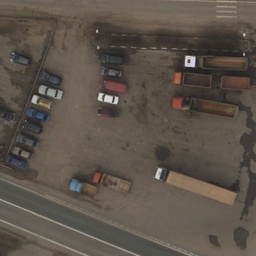
#> input picture LR3/img/004.jpg, 256 x 256 px, shrunk from 1000 x 1000 before the run; its folder holds only this picture in this run
$ python lab3-parhomenko.py
#> lines starting #> are read from the running program, lines starting #| are printed output that depends on the picture
from skimage import draw, transform, io, color, exposure
import numpy as np
import matplotlib.pyplot as plt
import os

LIGHT_COLOR = 255
DARK_COLOR = 50
NAME_OF_PROJECT = os.getcwd().split("\\")[-1]

#создаем признак Хаара
def create_haar_sign(w1, w2, w3, w4, w5, h, alpha, show_bit=0):
    img = np.zeros((h, w1+w2+w3+w4+w5), dtype=np.uint8)
    #создаем белый прямоугольник
    rr, cc = draw.rectangle((0, 0), extent=(h, w1), shape=img.shape)
    img[rr, cc] = LIGHT_COLOR
    #создаем черный прямоугольник
    rr, cc = draw.rectangle((0, w1), extent=(h, w2), shape=img.shape)
    img[rr, cc] = DARK_COLOR # серый цвет
    if w3:
        #создаем белый прямоугольник
        rr, cc = draw.rectangle((0, w1+w2), extent=(h, w3), shape=img.shape)
        img[rr, cc] = LIGHT_COLOR
    if w4:
        #создаем черный прямоугольник
        rr, cc = draw.rectangle((0, w1+w2+w3), extent=(h, w4), shape=img.shape)
        img[rr, cc] = DARK_COLOR
    if w5:
        #создаем белый прямоугольник
        rr, cc = draw.rectangle((0, w1+w2+w3+w4), extent=(h, w5), shape=img.shape)
        img[rr, cc] = LIGHT_COLOR
    # поворачиваем
    img = transform.rotate(img, 360-alpha, resize=True, preserve_range=False)
    print(img.shape)
    if not show_bit:
        return img

    io.imshow(img)
    io.show()
    return img


def create_dataset():
    dataset = []
    os.chdir("img")
    img_list = os.listdir()
    for img in img_list:
        image = io.imread(img)
#> image is the input picture: shape (256, 256, 3); mean R, G, B 92.3, 83.4, 74.3
        img_gray = color.rgb2gray(image) # перевод в полутон
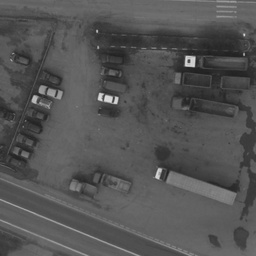
#> img_gray: shape (256, 256) float64; min 0.123, max 0.868, mean 0.332
        # добавляем контраст изображению
        img_contrast = exposure.adjust_sigmoid(img_gray, cutoff=0.5, gain=100, inv=False)
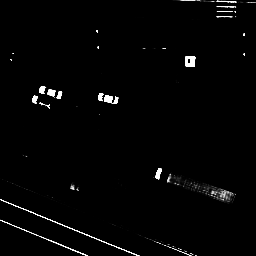
#> img_contrast: shape (256, 256) float64; min 4.44e-17, max 1, mean 0.0177
        dataset.append((image, img_contrast))
#    os.chdir(os.getcwd() + "/../../" + NAME_OF_PROJECT)
    return dataset


def pruning(img, haar_sign_img):
    coord = (-1, -1)
    max_value = -1
    size = haar_sign_img.shape
    for x in range(img.shape[0] - size[0]):
        for y in range(img.shape[1] - size[1]):
            # детектируем обьект используя Хаара
            cur_value = detection(img[x:x+size[0], y:y+size[1]], haar_sign_img)
            if cur_value > max_value:
                max_value = cur_value
                coord = x, y
    return coord, max_value


def detection(img, haar_sign_img):
    if img.shape != haar_sign_img.shape:
        print("ERROR: SIZES NOT EQUAL")
        raise IndexError
    # порог
    threshold = 50 * haar_sign_img.shape[0] * haar_sign_img.shape[1] / 255
    light, dark = 0, 0
    # сравниваем с Хааром
    for x in range(img.shape[0]):
        for y in range(img.shape[1]):
            if haar_sign_img[x][y] == LIGHT_COLOR/255:
                light += img[x][y]
            elif haar_sign_img[x][y] == DARK_COLOR/255:
                dark += img[x][y]
    if light - dark > threshold:
        return light - dark
    return -1


def show_zone(img, c_img, coord, size):
    c_img = color.gray2rgb(c_img)
    if coord != (-1, -1):
        rr, cc = draw.rectangle_perimeter(coord, extent=size, shape=img.shape)
        c_img[rr, cc] = (0, 1, 0)
        img[rr, cc] = (0, 255, 0)

    label = "Car is detected" if coord[0] != -1 else "Car is not found"
    fig, ax = plt.subplots(1, 2, squeeze=False)
    ax[0][0].set(title='Original')
    ax[0][0].imshow(img)
    ax[0][1].set(title='Grayscale with contrast', xlabel=label)
    ax[0][1].imshow(c_img)
    io.show()

if __name__ == '__main__':

    car_dataset = create_dataset()
#> car_dataset = 1 item
    haar_sign = create_haar_sign(w1=6, w2=4, w3=9, w4=4, w5=5, h=9, alpha=19, show_bit=1)
#> in create_haar_sign, `io.show()`:
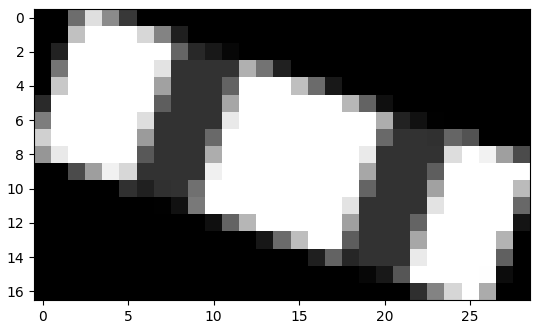
#> figure drawn by matplotlib, 1 panel

    for n, image in enumerate(car_dataset):
        coordinates, value = pruning(image[1], haar_sign)
        """
        print(coordinates, value)
        """
        show_zone(image[0], image[1], coordinates, haar_sign.shape)
#> this loop made 1 pass
#> size in pruning on pass 1: (17, 29)
#> pass 1, in show_zone, `io.show()`:
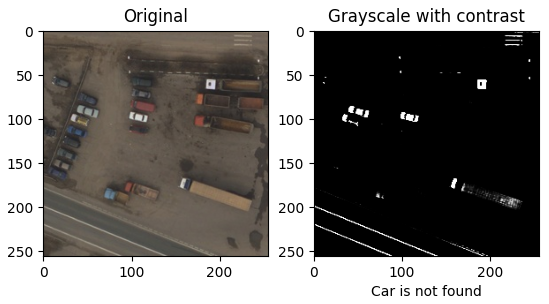
#> figure drawn by matplotlib, 2 panels

$ run again, on LR3/img/005.jpg
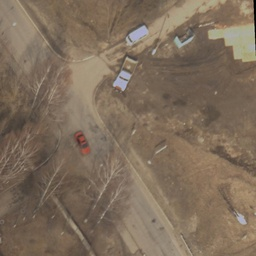
#> input picture LR3/img/005.jpg, 256 x 256 px, shrunk from 1000 x 1000 before the run
#> in create_dataset, image is the input picture: shape (256, 256, 3); mean R, G, B 126.9, 109.8, 91.8
#> in create_dataset, `img_contrast = exposure.adjust_sigmoid(img_gray, cutoff=0.5, gain=100,..`:
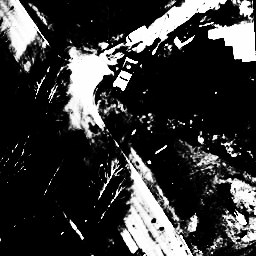
#> img_contrast: shape (256, 256) float64; min 2.04e-22, max 1, mean 0.218
#> car_dataset = 1 item
#> the loop `for n, image in enumerate(car_dataset):` made 1 pass
#> size in pruning on pass 1: (17, 29)
#> pass 1, in show_zone, `io.show()`:
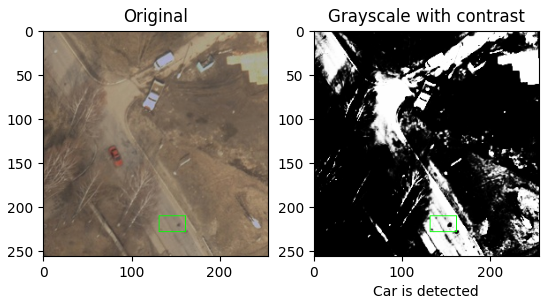
#> figure drawn by matplotlib, 2 panels
